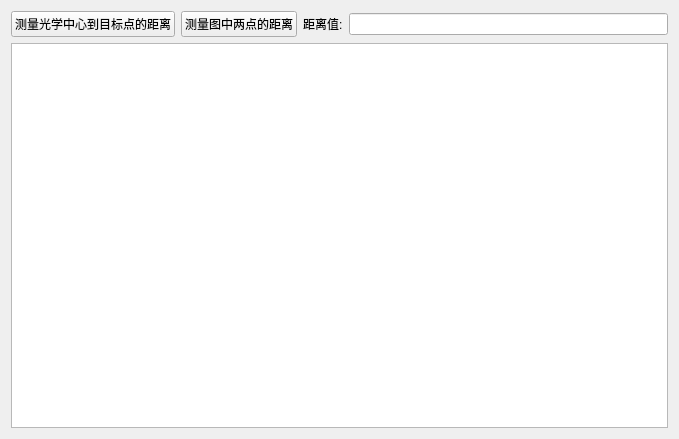
<?xml version="1.0" encoding="UTF-8"?>
<ui version="4.0">
 <class>Measurement</class>
 <widget class="QWidget" name="Measurement">
  <property name="geometry">
   <rect>
    <x>0</x>
    <y>0</y>
    <width>679</width>
    <height>439</height>
   </rect>
  </property>
  <property name="windowTitle">
   <string>Measurement</string>
  </property>
  <layout class="QGridLayout" name="gridLayout">
   <item row="0" column="0">
    <widget class="QPushButton" name="pushButton_RangeSinglePoint">
     <property name="text">
      <string>测量光学中心到目标点的距离</string>
     </property>
    </widget>
   </item>
   <item row="0" column="1">
    <widget class="QPushButton" name="pushButton_RangeDualPoint">
     <property name="text">
      <string>测量图中两点的距离</string>
     </property>
    </widget>
   </item>
   <item row="0" column="2">
    <widget class="QLabel" name="label_38">
     <property name="text">
      <string>距离值:</string>
     </property>
    </widget>
   </item>
   <item row="0" column="3">
    <widget class="QLineEdit" name="lineEdit_Result"/>
   </item>
   <item row="1" column="0" colspan="4">
    <widget class="QGraphicsView" name="graphicsView_Pointpicker"/>
   </item>
  </layout>
 </widget>
 <layoutdefault spacing="6" margin="11"/>
 <resources/>
 <connections/>
</ui>
